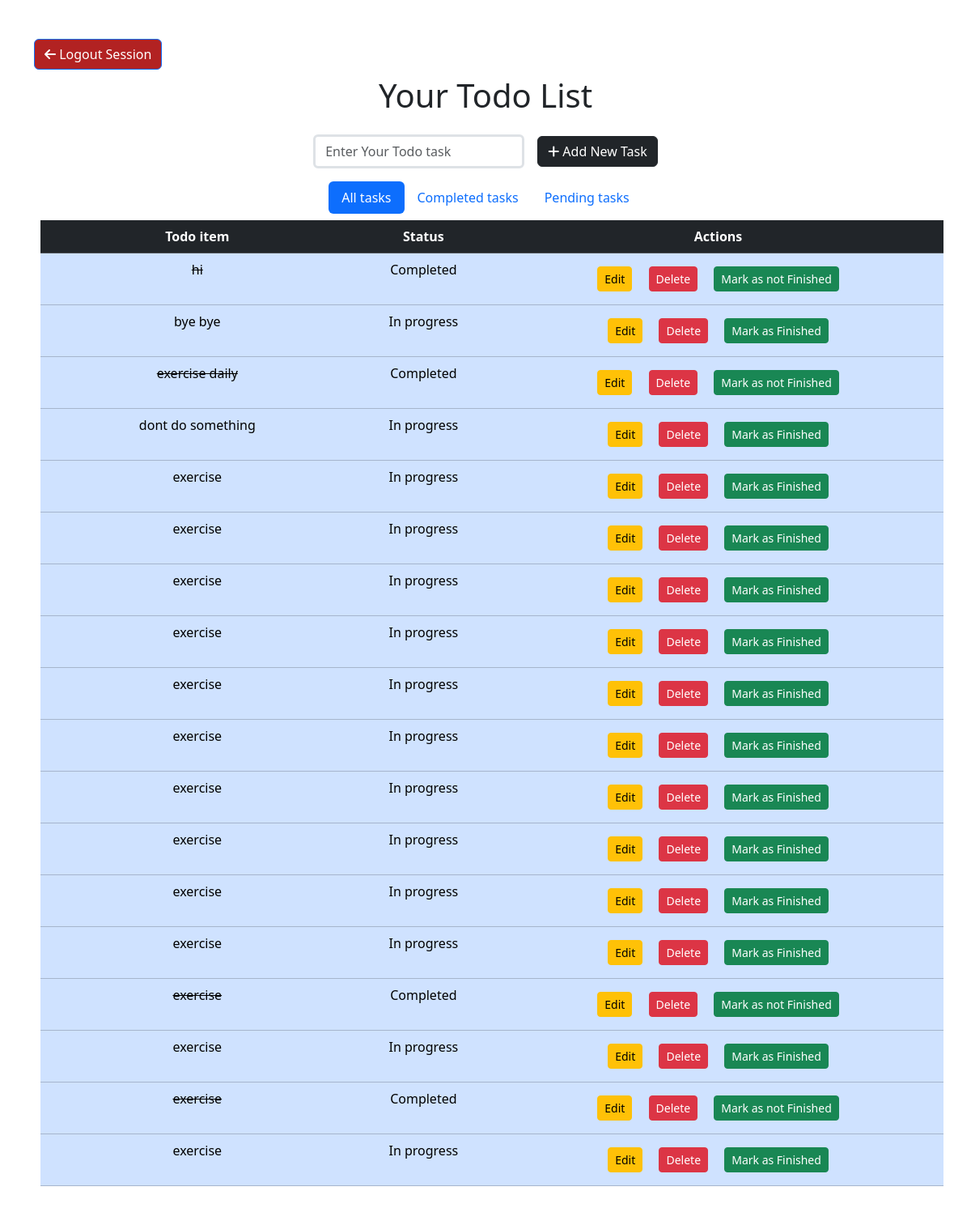
/ (signed in), run on the app's committed database.
### todoapp/models.py (models this page shows, shortened)
class todo(models.Model):
    user = models.ForeignKey(User, on_delete=models.CASCADE)
    todo_name = models.CharField(max_length=1000)
    status = models.BooleanField(default=False)

### todoapp/views.py (the view)
# urls.py: 2. Add a URL to urlpatterns:  path('', views.home, name='home')
@login_required
def home(request):
    if request.method == 'POST':
        task = request.POST.get('task')
        new_todo = todo(user=request.user, todo_name=task)
        new_todo.save()
    all_todos = todo.objects.filter(user=request.user)
    context = {
        'todos': all_todos,
        'active':'all'
    }
    return render(request, 'todoapp/todo.html', context)

### todoapp/templates/todoapp/todo.html (shortened to what this page needs)
<!DOCTYPE html>
<html lang="en">
<head>
  <link href="https://cdn.jsdelivr.net/npm/bootstrap@5.3.2/dist/css/bootstrap.min.css" rel="stylesheet">
    <link rel="stylesheet"
    href="https://cdnjs.cloudflare.com/ajax/libs/font-awesome/6.5.1/css/all.min.css">
</head>
<body>
    <section class="py-5 text-center container">
      <div class="text-start">
        <a href="{% url 'logout' %}"><button style="background: firebrick; color: white;" type="submit" class="btn btn-primary "><i class="fa-solid fa-arrow-left"></i> Logout Session</button><a>
      </div>
      <div class="row py-lg-2">
        <div class="col-lg-6 col-md-8 mx-auto">
          <h1 >Your Todo List </h1>
          <form method="POST" class="row row-cols-lg-auto g-3 justify-content-center align-items-center m-1 pb-1">
            <div class="col-12">
              <div class="form-outline">
                <input type="text" id="form1" class="form-control border border-3" name="task" placeholder="Enter Your Todo task" required/>
              </div>
            </div>
            <div class="col-12">
              <button type="submit" class="btn btn-dark"> <i class="fa fa-plus" aria-hidden="true"></i>  Add New Task</button>
            </div>
          </form>
        </div>
      </div>
      {% if todos %}
      <ul class="nav justify-content-center nav-pills ">
        <li class="nav-item">
          <a class="nav-link {% if active == 'all' %}active {% endif %}" href="{% url 'home-page' %}">All tasks</a>
        </li>
        <li class="nav-item">
          <a class="nav-link {% if active == 'finished' %}active {% endif %}" href="{% url 'finished' %}">Completed tasks</a>
        </li>
        <li class="nav-item">
          <a class="nav-link {% if active == 'pending' %}active {% endif %}" href="{% url 'pending' %}">Pending tasks</a>
        </li>
      </ul>
      <table class="table m-2 table-hover table-primary  " >
        <thead>
          <tr class="table-dark">
            <th scope="col" >Todo item</th>
            <th scope="col" >Status</th>
            <th scope="col" >Actions</th>
          </tr>
        </thead>
        <tbody>
          {% for todo in todos %}
          <tr>
            <td style= 'word-wrap: break-word;min-width: 230px;max-width: 230px;{% if todo.status %}text-decoration: Line-Through;{% endif %}'  >{{todo.todo_name}}</td>
            {% if todo.status == True %}
              <td>Completed</td>
            {% else %}
              <td>In progress</td>
            {% endif %}
            <td >
              <a href="{% url 'edit' todo.id %}"><button type="submit"  class="btn btn-warning btn-sm m-2">Edit</button></a>
              <a href="{% url 'delete' todo.id %}"><button type="submit" class="btn btn-danger btn-sm m-2">Delete</button></a>
              <a href="{% url 'update' todo.id %}"><button type="submit" class="btn btn-success btn-sm m-2">{% if todo.status == True %}Mark as not Finished {% else %} Mark as Finished {% endif %}</button></a>
            </td>
          </tr>
          {% endfor %}
        </tbody>
      </table>
      {% else %}
      <div class='container-fluid'>
        <h3>There are no Tasks to do. Add new tasks to get started.</h3>
      </div>
      {% endif %}
    </section>
</body>
</html>

### data on the page
todo: todo_name "hi", status "Completed"
todo: todo_name "bye bye", status "In progress"
todo: todo_name "exercise daily", status "Completed"
todo: todo_name "dont do something", status "In progress"
todo: todo_name "exercise", status "In progress"
todo: todo_name "exercise", status "In progress"
todo: todo_name "exercise", status "In progress"
todo: todo_name "exercise", status "In progress"
todo: todo_name "exercise", status "In progress"
todo: todo_name "exercise", status "In progress"
todo: todo_name "exercise", status "In progress"
todo: todo_name "exercise", status "In progress"
todo: todo_name "exercise", status "In progress"
todo: todo_name "exercise", status "In progress"
todo: todo_name "exercise", status "Completed"
todo: todo_name "exercise", status "In progress"
todo: todo_name "exercise", status "Completed"
todo: todo_name "exercise", status "In progress"
